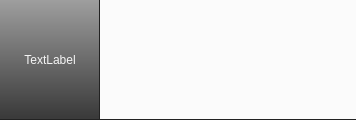
<?xml version="1.0" encoding="UTF-8"?>
<ui version="4.0">
 <class>DiagramRow</class>
 <widget class="QWidget" name="DiagramRow">
  <property name="geometry">
   <rect>
    <x>0</x>
    <y>0</y>
    <width>356</width>
    <height>120</height>
   </rect>
  </property>
  <property name="maximumSize">
   <size>
    <width>16777215</width>
    <height>120</height>
   </size>
  </property>
  <layout class="QGridLayout" name="gridLayout">
   <property name="leftMargin">
    <number>0</number>
   </property>
   <property name="topMargin">
    <number>0</number>
   </property>
   <property name="rightMargin">
    <number>0</number>
   </property>
   <property name="bottomMargin">
    <number>0</number>
   </property>
   <property name="horizontalSpacing">
    <number>0</number>
   </property>
   <item row="0" column="0">
    <widget class="QFrame" name="textFrame">
     <property name="sizePolicy">
      <sizepolicy hsizetype="Fixed" vsizetype="Fixed">
       <horstretch>0</horstretch>
       <verstretch>0</verstretch>
      </sizepolicy>
     </property>
     <property name="minimumSize">
      <size>
       <width>100</width>
       <height>120</height>
      </size>
     </property>
     <property name="maximumSize">
      <size>
       <width>100</width>
       <height>120</height>
      </size>
     </property>
     <property name="styleSheet">
      <string notr="true">QFrame {

	background-color: qlineargradient(spread:pad, x1:1, y1:1, x2:1, y2:0, stop:0.0284091 rgba(59, 59, 59, 255), stop:1 rgba(158, 158, 158, 255));

	border-right: 1px solid #222;
	border-bottom: 1px solid #222;
}</string>
     </property>
     <layout class="QGridLayout" name="gridLayout_2">
      <property name="leftMargin">
       <number>0</number>
      </property>
      <property name="topMargin">
       <number>0</number>
      </property>
      <property name="rightMargin">
       <number>0</number>
      </property>
      <property name="bottomMargin">
       <number>0</number>
      </property>
      <item row="0" column="0">
       <widget class="QLabel" name="categoryLabel">
        <property name="styleSheet">
         <string notr="true">QLabel {
	
	color: rgb(245, 245, 245);
}</string>
        </property>
        <property name="text">
         <string>TextLabel</string>
        </property>
        <property name="alignment">
         <set>Qt::AlignCenter</set>
        </property>
       </widget>
      </item>
     </layout>
    </widget>
   </item>
   <item row="0" column="1">
    <widget class="QListView" name="itemsView">
     <property name="minimumSize">
      <size>
       <width>0</width>
       <height>100</height>
      </size>
     </property>
     <property name="styleSheet">
      <string notr="true">QListView {
    show-decoration-selected: 1; 
	background-color: #FBFBFB;
	border-bottom: 1px solid #222;
}

QListView::item:hover {
	background-color: rgb(100, 100, 100);
	border-radius: 3px;
}

QListView::item:selected {
	background-color: rgb(85, 85, 85);
	border-radius: 3px;
}</string>
     </property>
     <property name="frameShape">
      <enum>QFrame::NoFrame</enum>
     </property>
     <property name="verticalScrollBarPolicy">
      <enum>Qt::ScrollBarAlwaysOff</enum>
     </property>
     <property name="horizontalScrollBarPolicy">
      <enum>Qt::ScrollBarAlwaysOff</enum>
     </property>
     <property name="editTriggers">
      <set>QAbstractItemView::NoEditTriggers</set>
     </property>
     <property name="selectionMode">
      <enum>QAbstractItemView::NoSelection</enum>
     </property>
     <property name="iconSize">
      <size>
       <width>95</width>
       <height>95</height>
      </size>
     </property>
     <property name="movement">
      <enum>QListView::Static</enum>
     </property>
     <property name="flow">
      <enum>QListView::LeftToRight</enum>
     </property>
     <property name="isWrapping" stdset="0">
      <bool>false</bool>
     </property>
     <property name="resizeMode">
      <enum>QListView::Adjust</enum>
     </property>
     <property name="layoutMode">
      <enum>QListView::Batched</enum>
     </property>
     <property name="gridSize">
      <size>
       <width>120</width>
       <height>120</height>
      </size>
     </property>
     <property name="viewMode">
      <enum>QListView::IconMode</enum>
     </property>
     <property name="uniformItemSizes">
      <bool>true</bool>
     </property>
    </widget>
   </item>
  </layout>
 </widget>
 <resources/>
 <connections/>
 <slots>
  <slot>item_selected(QModelIndex)</slot>
 </slots>
</ui>
